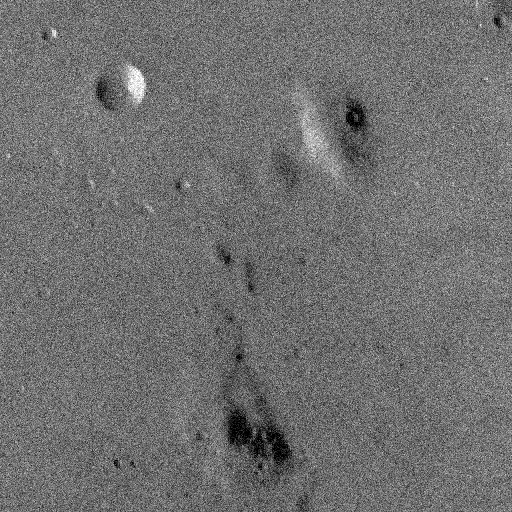
#> input picture data/noisy/smooth_moon_gaussian_sigma_25.png, 512 x 512 px, given in place of smooth_moon.png, which was not available
$ python metrics.py
#> lines starting #> are read from the running program, lines starting #| are printed output that depends on the picture; long printed decimals are rounded; pictures that were not available may be replaced by others from this repository, and a replacement may not be noted
#> in main, original is the input picture: shape (512, 512); min 0, max 255, mean 111.8
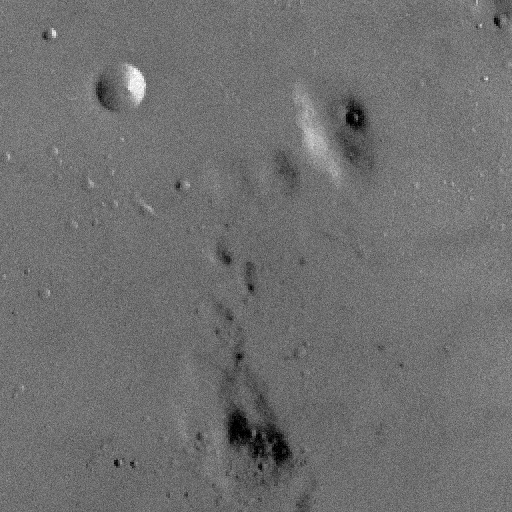
#> input picture data/noisy/smooth_moon_gaussian_sigma_10.png, 512 x 512 px
#> in main, noisy is the input picture: shape (512, 512); min 0, max 255, mean 111.7
import cv2
import numpy as np
import pandas as pd

from pathlib import Path
from skimage.metrics import structural_similarity


# ============================================================
# BASIC IMAGE QUALITY METRICS
# ============================================================

def calculate_mae(original, filtered):
    """
    Mean Absolute Error.
    Lower is better.
    """
    original = original.astype(np.float32)
    filtered = filtered.astype(np.float32)

    return float(
        np.mean(np.abs(original - filtered))
    )


def calculate_mse(original, filtered):
    """
    Mean Squared Error.
    Lower is better.
    """
    original = original.astype(np.float32)
    filtered = filtered.astype(np.float32)

    return float(
        np.mean((original - filtered) ** 2)
    )


def calculate_psnr(original, filtered):
    """
    Peak Signal-to-Noise Ratio.
    Higher is better.
    """

    mse = calculate_mse(
        original,
        filtered
    )
#> mse = 721.8

    if mse == 0:
        return float("inf")

    return float(
        10 * np.log10(
            (255.0 ** 2) / mse
        )
    )


def calculate_ssim(original, filtered):
    """
    Structural Similarity Index.
    Higher is better.
    """

    return float(
        structural_similarity(
            original,
            filtered,
            data_range=255
        )
    )


# ============================================================
# EDGE PRESERVATION
# ============================================================

def calculate_edge_preservation(
    original,
    filtered
):
    """
    Measures how well important edges are preserved.

    Uses Canny edge detection and calculates
    the F1 score between original and filtered
    edge maps.

    Higher is better.
    """

    original_edges = cv2.Canny(
        original,
        100,
        200
    )
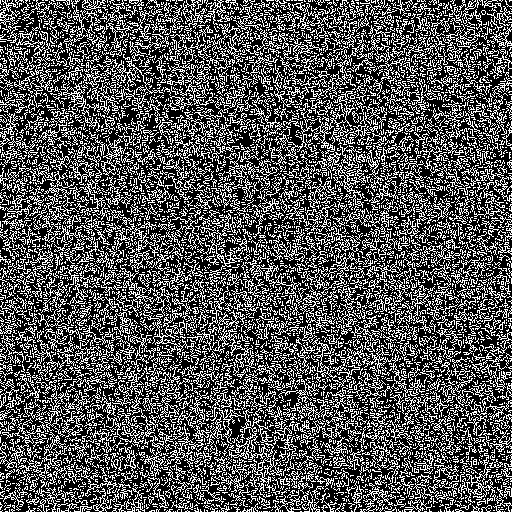
#> original_edges: shape (512, 512); 33% white in thin lines or dots

    filtered_edges = cv2.Canny(
        filtered,
        100,
        200
    )
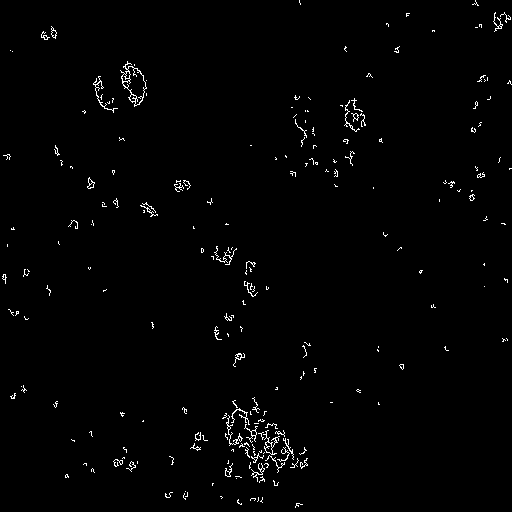
#> filtered_edges: shape (512, 512); 1.2% white in thin lines or dots

    original_edges = (
        original_edges > 0
    )
#> original_edges: shape (512, 512) bool; 33% white in thin lines or dots

    filtered_edges = (
        filtered_edges > 0
    )
#> filtered_edges: shape (512, 512) bool; 1.2% white in thin lines or dots

    true_positive = np.logical_and(
        original_edges,
        filtered_edges
    ).sum()
#> true_positive = 1330

    false_positive = np.logical_and(
        ~original_edges,
        filtered_edges
    ).sum()
#> false_positive = 1912

    false_negative = np.logical_and(
        original_edges,
        ~filtered_edges
    ).sum()
#> false_negative = 85277

    precision_denominator = (
        true_positive + false_positive
    )
#> precision_denominator = 3242

    recall_denominator = (
        true_positive + false_negative
    )
#> recall_denominator = 86607

    if precision_denominator == 0:
        precision = 0.0
    else:
        precision = (
            true_positive /
            precision_denominator
        )
#> precision = 0.41

    if recall_denominator == 0:
        recall = 0.0
    else:
        recall = (
            true_positive /
            recall_denominator
        )
#> recall = 0.0154

    if precision + recall == 0:
        return 0.0

    f1 = (
        2 * precision * recall /
        (precision + recall)
    )
#> f1 = 0.0296

    return float(f1)


# ============================================================
# ALL METRICS TOGETHER
# ============================================================

def evaluate_image(
    original,
    filtered
):
    """
    Calculate all quality metrics.
    """

    return {
        "MAE": calculate_mae(
            original,
            filtered
        ),

        "MSE": calculate_mse(
            original,
            filtered
        ),

        "PSNR": calculate_psnr(
            original,
            filtered
        ),

        "SSIM": calculate_ssim(
            original,
            filtered
        ),

        "Edge_Preservation":
            calculate_edge_preservation(
                original,
                filtered
            )
    }


# ============================================================
# QUICK TEST
# ============================================================

def main():

    base_dir = (
        Path(__file__)
        .resolve()
        .parent
        .parent
    )

    original_path = (
        base_dir
        / "data"
        / "original"
        / "smooth_moon.png"
    )

    noisy_path = (
        base_dir
        / "data"
        / "noisy"
        / "smooth_moon_gaussian_sigma_10.png"
    )

    original = cv2.imread(
        str(original_path),
        cv2.IMREAD_GRAYSCALE
    )

    noisy = cv2.imread(
        str(noisy_path),
        cv2.IMREAD_GRAYSCALE
    )

    if original is None:
        raise FileNotFoundError(
            f"Could not read {original_path}"
        )

    if noisy is None:
        raise FileNotFoundError(
            f"Could not read {noisy_path}"
        )

    print()
    print("=" * 60)
    print("IMAGE QUALITY METRICS TEST")
    print("=" * 60)

    results = evaluate_image(
        original,
        noisy
    )
#> results = {'MAE': 21.42, 'MSE': 721.8, 'PSNR': 19.55, 'SSIM': 0.111, 'Edge_Preservation': 0.0296}

    for metric, value in results.items():

        print(
            f"{metric:<22}: {value:.6f}"
        )
#> this loop made 5 passes
#> (metric, value) on passes 1 to 5: ('MAE', 21.42), ('MSE', 721.8), ('PSNR', 19.55), ('SSIM', 0.111), ('Edge_Preservation', 0.0296)
#| MAE                   : 21.422
#| MSE                   : 721.824
#| PSNR                  : 19.546
#| SSIM                  : 0.1111
#| Edge_Preservation     : 0.0296

    print("=" * 60)
    print("Metrics test completed successfully.")
    print("=" * 60)


if __name__ == "__main__":
    main()
